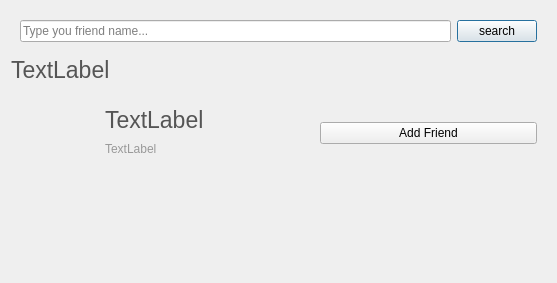
<?xml version="1.0" encoding="UTF-8"?>
<ui version="4.0">
 <class>AddContact</class>
 <widget class="QDialog" name="AddContact">
  <property name="geometry">
   <rect>
    <x>0</x>
    <y>0</y>
    <width>557</width>
    <height>283</height>
   </rect>
  </property>
  <property name="windowTitle">
   <string>Add Contact</string>
  </property>
  <property name="windowIcon">
   <iconset resource="res.qrc">
    <normaloff>:/img/icons/E2EEIM.png</normaloff>:/img/icons/E2EEIM.png</iconset>
  </property>
  <layout class="QVBoxLayout" name="verticalLayout">
   <item>
    <widget class="QFrame" name="frame_2">
     <property name="frameShape">
      <enum>QFrame::NoFrame</enum>
     </property>
     <property name="frameShadow">
      <enum>QFrame::Raised</enum>
     </property>
     <layout class="QHBoxLayout" name="horizontalLayout_2">
      <item>
       <widget class="QLineEdit" name="lineEdit_search">
        <property name="placeholderText">
         <string>Type you friend name...</string>
        </property>
       </widget>
      </item>
      <item>
       <widget class="QPushButton" name="pushButton_search">
        <property name="text">
         <string>search</string>
        </property>
       </widget>
      </item>
     </layout>
    </widget>
   </item>
   <item>
    <widget class="QLabel" name="label_searchResult">
     <property name="font">
      <font>
       <pointsize>17</pointsize>
      </font>
     </property>
     <property name="styleSheet">
      <string notr="true">color: #555555;</string>
     </property>
     <property name="text">
      <string>TextLabel</string>
     </property>
    </widget>
   </item>
   <item>
    <widget class="QFrame" name="frame_account">
     <property name="frameShape">
      <enum>QFrame::NoFrame</enum>
     </property>
     <property name="frameShadow">
      <enum>QFrame::Raised</enum>
     </property>
     <layout class="QHBoxLayout" name="horizontalLayout_3">
      <item>
       <widget class="QPushButton" name="pushButton_account_pic">
        <property name="sizePolicy">
         <sizepolicy hsizetype="Fixed" vsizetype="Fixed">
          <horstretch>0</horstretch>
          <verstretch>0</verstretch>
         </sizepolicy>
        </property>
        <property name="minimumSize">
         <size>
          <width>70</width>
          <height>70</height>
         </size>
        </property>
        <property name="maximumSize">
         <size>
          <width>70</width>
          <height>70</height>
         </size>
        </property>
        <property name="styleSheet">
         <string notr="true">QPushButton {
	border: 0;
 }</string>
        </property>
        <property name="text">
         <string/>
        </property>
        <property name="icon">
         <iconset resource="res.qrc">
          <normaloff>:/img/icons/person.png</normaloff>:/img/icons/person.png</iconset>
        </property>
        <property name="iconSize">
         <size>
          <width>50</width>
          <height>50</height>
         </size>
        </property>
        <property name="shortcut">
         <string notr="true"/>
        </property>
       </widget>
      </item>
      <item>
       <widget class="QFrame" name="frame_4">
        <property name="sizePolicy">
         <sizepolicy hsizetype="Preferred" vsizetype="Preferred">
          <horstretch>0</horstretch>
          <verstretch>0</verstretch>
         </sizepolicy>
        </property>
        <property name="frameShape">
         <enum>QFrame::NoFrame</enum>
        </property>
        <property name="frameShadow">
         <enum>QFrame::Raised</enum>
        </property>
        <layout class="QVBoxLayout" name="verticalLayout_2">
         <item>
          <widget class="QLabel" name="label_account_username">
           <property name="font">
            <font>
             <pointsize>17</pointsize>
            </font>
           </property>
           <property name="styleSheet">
            <string notr="true">color: #555555;</string>
           </property>
           <property name="text">
            <string>TextLabel</string>
           </property>
          </widget>
         </item>
         <item>
          <widget class="QLabel" name="label_account_key">
           <property name="styleSheet">
            <string notr="true">color: #999999;</string>
           </property>
           <property name="text">
            <string>TextLabel</string>
           </property>
          </widget>
         </item>
        </layout>
       </widget>
      </item>
      <item>
       <widget class="QPushButton" name="pushButton_sendAddFriendRequest">
        <property name="text">
         <string>Add Friend</string>
        </property>
       </widget>
      </item>
     </layout>
    </widget>
   </item>
   <item>
    <spacer name="verticalSpacer">
     <property name="orientation">
      <enum>Qt::Vertical</enum>
     </property>
     <property name="sizeHint" stdset="0">
      <size>
       <width>20</width>
       <height>40</height>
      </size>
     </property>
    </spacer>
   </item>
   <item>
    <widget class="QFrame" name="frame">
     <property name="frameShape">
      <enum>QFrame::NoFrame</enum>
     </property>
     <property name="frameShadow">
      <enum>QFrame::Raised</enum>
     </property>
     <layout class="QHBoxLayout" name="horizontalLayout"/>
    </widget>
   </item>
  </layout>
 </widget>
 <resources>
  <include location="res.qrc"/>
 </resources>
 <connections/>
</ui>
